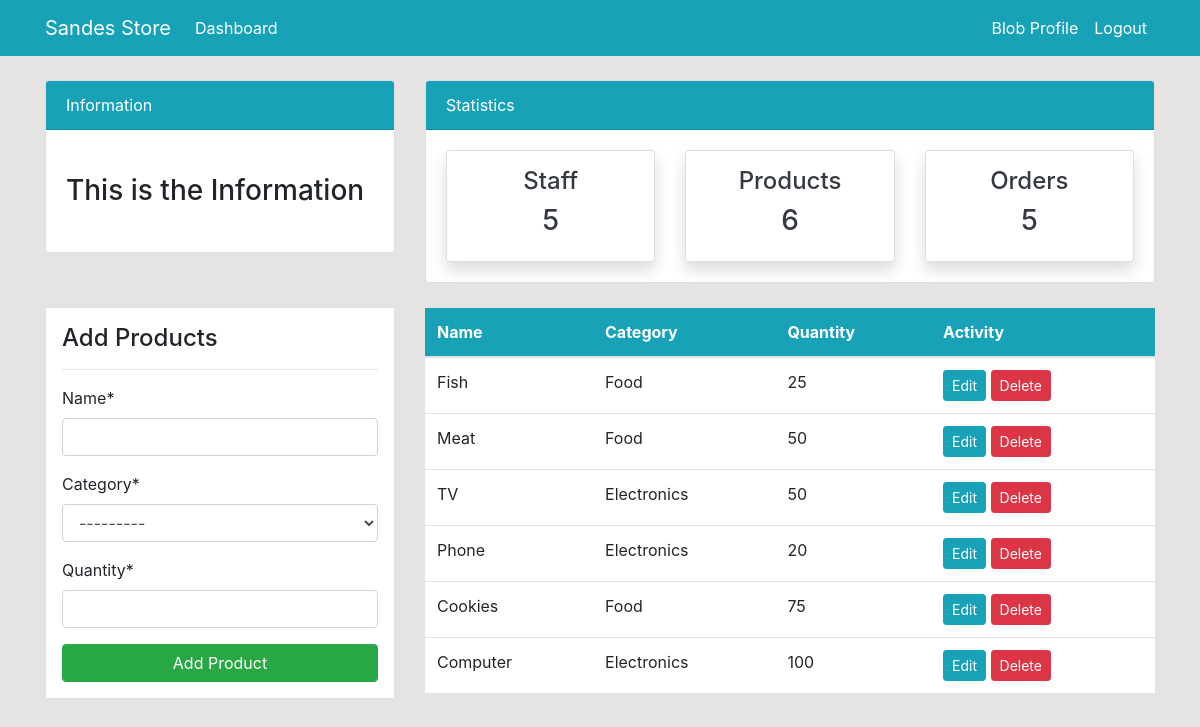
Page /product/ (signed in) on the committed database.
### dashboard/models.py (models this page shows, shortened)
class Product(models.Model):
    name = models.CharField(max_length=100, null=True)
    category = models.CharField(max_length=20, choices=CATEGORY, null=True)
    quantity = models.PositiveBigIntegerField(null=True)
    class Meta:
        verbose_name_plural = 'Product'

### dashboard/views.py (the view)
# urls.py: path('product/', views.product, name='dashboard-product'),
@login_required
def product(request):
    items = Product.objects.all()
    product_count = items.count()
    workers_count = User.objects.all().count()
    orders_count = Order.objects.all().count()
    if request.method == 'POST':
        form = ProductForm(request.POST)
        if form.is_valid():
            form.save()
            product_name = form.cleaned_data.get('name')
            messages.success(request, f'{product_name} has been added')
            return redirect('dashboard-product')
    else:
        form = ProductForm()
    context = {
        'items': items,
        'form': form,
        'workers_count': workers_count,
        'orders_count': orders_count,
        'product_count': product_count,
    }
    return render(request, 'dashboard/product.html', context)

### dashboard/forms.py
class ProductForm(forms.ModelForm):
    class Meta:
        model = Product
        fields = ['name', 'category', 'quantity']

### templates/dashboard/product.html (shortened to what this page needs)
{% extends 'partials/base.html' %}
{% load crispy_forms_tags %}
{% block content %}
{% include 'partials/topnav.html' %}
 <div class="container">
    <div class="row my-4">
        <div class="col-md-4">
            <div class="border bg-white p-3">
                <h4>Add Products</h4>
                <hr>
                <form method="POST">
                    {{ form|crispy }}
                    <input class="btn btn-success btn-block" type="submit" value="Add Product">
                </form>
            </div>
        </div>
        <div class="col-md-8">
            <table class="table bg-white">
                <thead class="bg-info">
                    <tr class="text-white">
                        <th scope="col">Name</th>
                        <th scope="col">Category</th>
                        <th scope="col">Quantity</th>
                        <th scope="col">Activity</th>
                    </tr>
                </thead>
                <tbody>
                    {% for item in items %}
                    <tr>
                        <td>{{ item.name }}</td>
                        <td>{{ item.category }}</td>
                        <td>{{ item.quantity }}</td>
                        <td>
                            <a class="btn btn-info btn-sm" href="{% url 'dashboard-product-update' item.id %}">Edit</a>
                            <a class="btn btn-danger btn-sm" href="{% url 'dashboard-product-delete' item.id %}">Delete</a>
                        </td>
                    </tr>
                    {% endfor %}
                </tbody>
            </table>
        </div>
    </div>
</div>
{% endblock %}

### templates/partials/base.html (shortened to what this page needs)
{% load static %}
<!doctype html>
<html lang="en">
  <head>
    <link rel="stylesheet" href="https://cdn.jsdelivr.net/npm/bootstrap@4.6.2/dist/css/bootstrap.min.css">
    <link rel="stylesheet" href=" {% static 'styles.css' %} ">
  </head>
  <body>
    {% include 'partials/nav.html' %}
    {% block content %}
    {% endblock %}
  </body>
</html>

### templates/partials/nav.html (shortened to what this page needs)
   <nav class="navbar navbar-expand-lg navbar-info bg-info">
    {% if user.is_authenticated %}
    <div class="container">
        <a class="navbar-brand text-white" href="{% url 'dashboard-index' %}">Sandes Store</a>
        <div class="collapse navbar-collapse" id="navbarSupportedContent">
            <ul class="navbar-nav mr-auto">
                <li class="nav-item active">
                    <a class="nav-link text-white" href="{% url 'dashboard-index' %}">Dashboard </a>
                </li>
            </ul>
            <ul class="navbar-nav ml-auto">
                <li class="nav-item active">
                    <a class="nav-link text-white" href="{% url 'user-profile' %}">{{ user.username }} Profile </a>
                </li>
                <li class="nav-item">
                    <a class="nav-link text-white" href="{% url 'user-logout' %}">Logout</a>
                </li>
            </ul>
            {% endif %}
        </div>
    </div>
</nav>

### templates/partials/topnav.html (shortened to what this page needs)
<div class="container">
    <div class="row mt-4">
        <div class="col-md-4">
            <div class="card">
                <div class="card-header bg-info text-white">
                    Information
                </div>
                <div class="card-body">
                    <marquee behavior="" direction="">
                        <h3 class="my-4">This is the Information</h3>
                    </marquee>
                </div>
            </div>
        </div>
        <div class="col-md-8">
            <div class="card">
                <div class="card-header bg-info text-white">
                    Statistics
                </div>
                <div class="card-body">
                    <div class="row">
                        <div class="col-md-4">
                            <a class="text-decoration-none text-dark" href="{% url 'dashboard-staff' %}">
                                <div class="card my-card shadow text-center p-3">
                                    <h4>Staff </h4>
                                    <h3>{{ workers_count }}</h3>
                                </div>
                            </a>
                        </div>
                        <div class="col-md-4">
                            <a class="text-decoration-none text-dark" href="{% url 'dashboard-product' %}">
                                <div class="card my-card shadow text-center p-3">
                                    <h4>Products </h4>
                                    <h3>{{ product_count }}</h3>
                                </div>
                            </a>
                        </div>
                        <div class="col-md-4">
                            <a class="text-decoration-none text-dark" href="{% url 'dashboard-order' %}">
                                <div class="card my-card shadow text-center p-3">
                                    <h4>Orders </h4>
                                    <h3>{{ orders_count }}</h3>
                                </div>
                            </a>
                        </div>
                    </div>
                </div>
            </div>
        </div>
    </div>
</div>

### static/styles.css (style rules this page uses)
body { background: rgb(230, 227, 227); }

### rows in the picture
Product: name "Fish", category "Food", quantity "25"
Product: name "Meat", category "Food", quantity "50"
Product: name "TV", category "Electronics", quantity "50"
Product: name "Phone", category "Electronics", quantity "20"
Product: name "Cookies", category "Food", quantity "75"
Product: name "Computer", category "Electronics", quantity "100"

### other values in the picture
{{ user.username }} "Blob"
{{ workers_count }} "5"
{{ product_count }} "6"
{{ orders_count }} "5"
